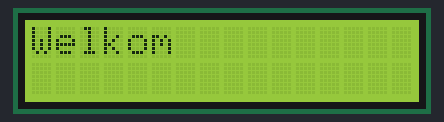
Bench run of a sketch on a simulated Arduino Uno, built with avr-gcc and run on an emulated ATmega328P. Parts: 16×2 character LCD.

Above: at 0.1 s.
At 1.1 s:
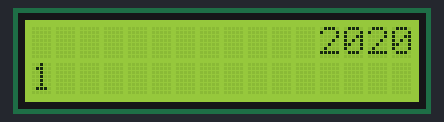
At 10.7 s:
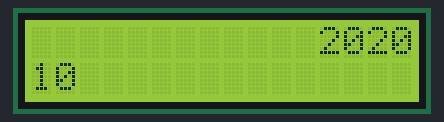
At 20.2 s:
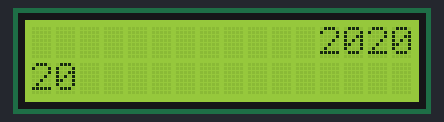
At 29.8 s:
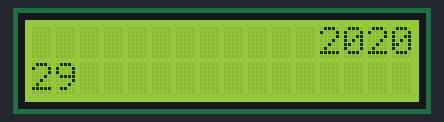
At 39.4 s:
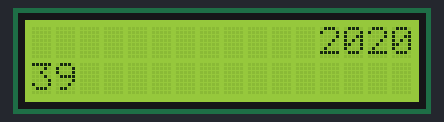

The sketch:

LiquidCrystal.ino
```cpp
#include <LiquidCrystal.h>

// LCD display testing
/*
 *     LCD RS pin to digital pin 12
    LCD Enable pin to digital pin 11
    LCD D4 pin to digital pin 5
    LCD D5 pin to digital pin 4
    LCD D6 pin to digital pin 3
    LCD D7 pin to digital pin 2

    LCD 1 (VSS) = GND
    LCD 2 (VDD) = 5v
    LCD 5 (RW) = GND -> If not connected the display will not refresh
    LCD 16 (K) = GND
    LCD 15 (A) = 5V

LCD 3 (Vo) -> Contrast POT meter or HIGH resistor

 *
 */

// initialize the library with the numbers of the interface pins
LiquidCrystal lcd(12, 11, 5, 4, 3, 2);

void setup() {
  // set up the LCD's number of columns and rows:
  lcd.begin(16, 2);
  // Print a message to the LCD.
  lcd.print("Welkom");
  delay(1000);
  lcd.clear();
}


void loop() {
  // put your main code here, to run repeatedly:
  lcd.setCursor(0, 1);
  // print the number of seconds since reset:
  lcd.print(millis() / 1000);

  lcd.setCursor(16-4,0);
  lcd.print(2020);
  delay(500);
  lcd.clear();
}
```

Measured:
- what the display in image 1 shows lasts 0.5 s, from 1.1 s to 1.6 s
